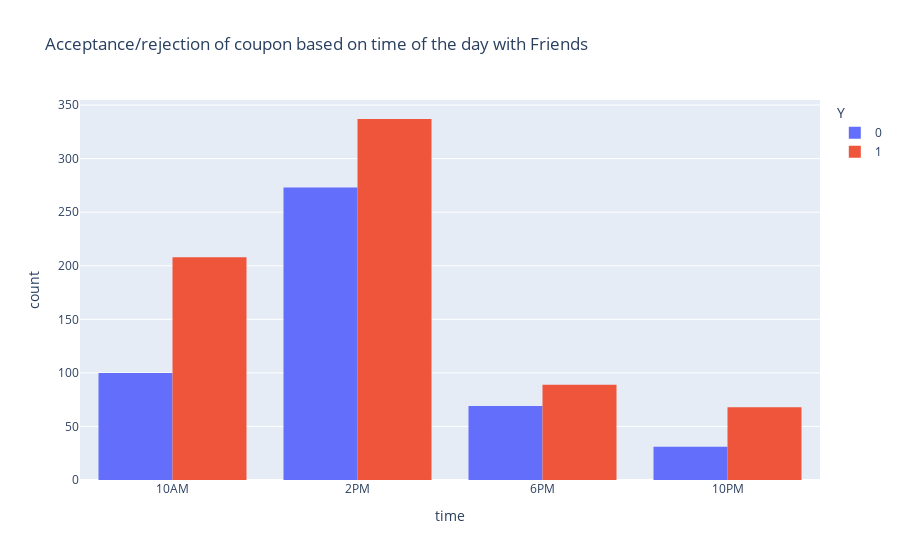

Notebook cell for this chart:
### Markdown cell above
Based on the acceptance rate calculated, when the driver is alone the acceptance rate is the lowest. On the other hand, when the driver has a friend or partner companying them during a ride, the acceptance rate is the highest. Based on this observation, I woul like to see when the a friend or partner is on the ride, what other factors impacts the accepting/rejecting a coupon.

### Code cell
coffee_house_friend_df = coffee_house_df[coffee_house_df['passanger'] == 'Friend(s)']
px.histogram(coffee_house_friend_df, x='time', color='Y', barmode='group', title="Acceptance/rejection of coupon based on time of the day with Friends")

### Figure 1 — Plotly figure (JSON) as saved in the notebook; plotly's stock layout.template omitted (floating-point values rounded to 4 significant figures; data arrays with more than 128 entries replaced by an {"elided": "..."} marker saying what was removed)
{"data": [{"alignmentgroup": "True", "bingroup": "x", "hovertemplate": "Y=0<br>time=%{x}<br>count=%{y}<extra></extra>", "legendgroup": "0", "marker": {"color": "#636efa", "pattern": {"shape": ""}}, "name": "0", "offsetgroup": "0", "orientation": "v", "showlegend": true, "type": "histogram", "x": {"elided": "473 str values"}, "xaxis": "x", "yaxis": "y"}, {"alignmentgroup": "True", "bingroup": "x", "hovertemplate": "Y=1<br>time=%{x}<br>count=%{y}<extra></extra>", "legendgroup": "1", "marker": {"color": "#EF553B", "pattern": {"shape": ""}}, "name": "1", "offsetgroup": "1", "orientation": "v", "showlegend": true, "type": "histogram", "x": {"elided": "702 str values"}, "xaxis": "x", "yaxis": "y"}], "layout": {"barmode": "group", "legend": {"title": {"text": "Y"}, "tracegroupgap": 0}, "title": {"text": "Acceptance/rejection of coupon based on time of the day with Friends"}, "xaxis": {"anchor": "y", "domain": [0, 1], "title": {"text": "time"}}, "yaxis": {"anchor": "x", "domain": [0, 1], "title": {"text": "count"}}}}
